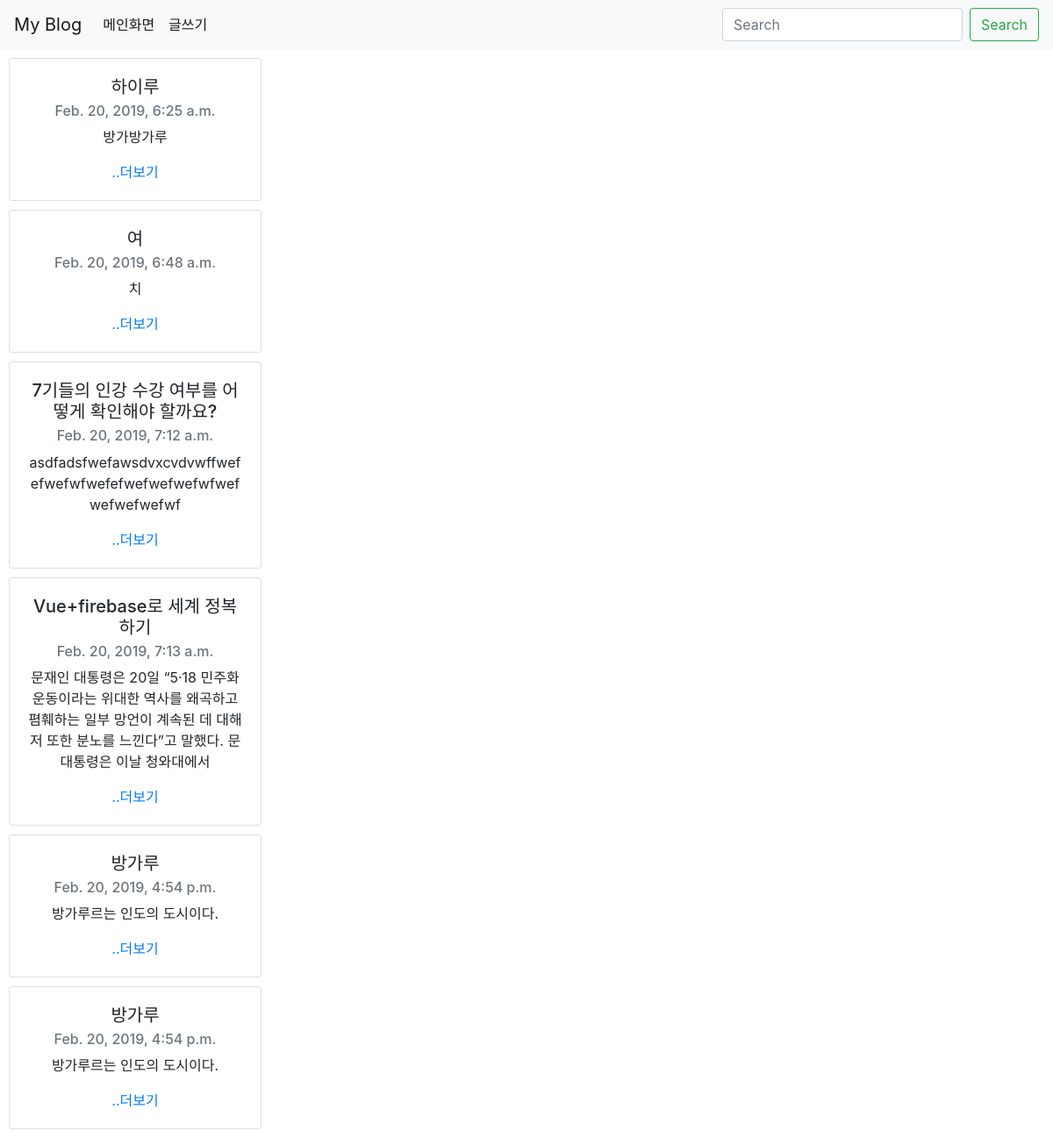
The page / on the database its author committed.
### blogapp/models.py (models this page shows, shortened)
class Blog(models.Model):
    title = models.CharField(max_length = 200)
    pub_date = models.DateTimeField('date published')
    body = models.TextField()
    def summary(self):
        return self.body[:100]

### blogapp/views.py (the view)
# urls.py: 2. Add a URL to urlpatterns:  path('', views.home, name='home')
def home(request):
    blogs = Blog.objects
    return render(request, 'home.html',{'blogs':blogs})

### blogapp/templates/home.html (shortened to what this page needs)
<head>
    <link rel="stylesheet" href="https://stackpath.bootstrapcdn.com/bootstrap/4.3.1/css/bootstrap.min.css">
</head>
<body>
    <nav class="navbar navbar-expand-lg navbar-light bg-light">
        <a class="navbar-brand" href="{% url 'home' %}">My Blog</a>
        <div class="collapse navbar-collapse" id="navbarSupportedContent">
          <ul class="navbar-nav mr-auto">
            <li class="nav-item active">
              <a class="nav-link" href="{% url 'home' %}">메인화면 <span class="sr-only">(current)</span></a>
            </li>
            <li class="nav-item active">
                <a class="nav-link" href="{% url 'new' %}">글쓰기 <span class="sr-only">(current)</span></a>
            </li>
          </ul>
          <form class="form-inline my-2 my-lg-0">
            <input class="form-control mr-sm-2" type="search" placeholder="Search" aria-label="Search">
            <button class="btn btn-outline-success my-2 my-sm-0" type="submit">Search</button>
          </form>
        </div>
    </nav>
    {% for blog in blogs.all %}
        <div class="card" style="width: 18rem; margin:10px; text-align: center;">
            <div class="card-body">
                <h5 class="card-title">{{ blog.title }}</h5>
                <h6 class="card-subtitle mb-2 text-muted">{{ blog.pub_date }}</h6>
                <p class="card-text">{{ blog.summary }}</p>
                <a href="{% url 'detail' blog.id %}" class="card-link">..더보기</a>
            </div>
        </div>
    {% endfor %}
</body>

### rows shown on the page
Blog: title "하이루", pub_date "Feb. 20, 2019, 6:25 a.m.", summary "방가방가루"
Blog: title "여", pub_date "Feb. 20, 2019, 6:48 a.m.", summary "치"
Blog: title "7기들의 인강 수강 여부를 어떻게 확인해야 할까요?", pub_date "Feb. 20, 2019, 7:12 a.m.", summary "asdfadsfwefawsdvxcvdvwffwefefwefwfwefefwefwefwefwfwefwefwefwefwf"
Blog: title "Vue+firebase로 세계 정복하기", pub_date "Feb. 20, 2019, 7:13 a.m.", summary "문재인 대통령은 20일 “5·18 민주화운동이라는 위대한 역사를 왜곡하고 폄훼하는 일부 망언이 계속된 데 대해 저 또한 분노를 느낀다”고 말했다. 문 대통령은 이날 청와대에서"
Blog: title "방가루", pub_date "Feb. 20, 2019, 4:54 p.m.", summary "방가루르는 인도의 도시이다."
Blog: title "방가루", pub_date "Feb. 20, 2019, 4:54 p.m.", summary "방가루르는 인도의 도시이다."
